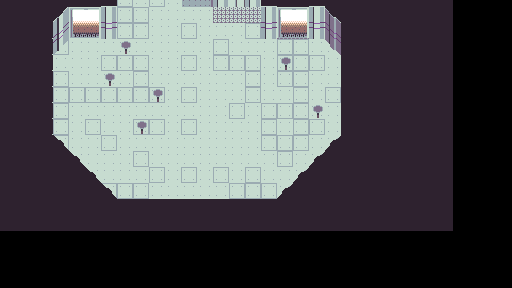

The image is a tile-based game level rendered from a .tmx file. Its description and complete source (layers, tilesets, objects, tile grids) follow:
An orthogonal 32x18 tile map with 16x16 px tiles, 3 tile layers (ground, Tile Layer 1, decorations).

<map version="1.10" tiledversion="1.11.2" orientation="orthogonal" renderorder="right-down" width="32" height="18" tilewidth="16" tileheight="16" infinite="0" nextlayerid="5" nextobjectid="1">
 <tileset firstgid="1" source="tileset_hub.tsx" />
 <layer id="3" name="ground" width="32" height="18" offsetx="-59.6857" offsety="-57.6961">
  <data encoding="csv">
0,0,0,0,0,0,0,0,0,0,0,0,0,0,37,0,0,0,0,0,0,0,0,0,0,0,0,0,0,0,0,0,
0,0,0,0,0,0,0,0,0,0,0,0,0,0,42,0,0,0,0,0,0,0,0,0,0,0,0,0,0,0,0,0,
0,0,0,0,0,0,0,0,0,0,0,23,23,23,47,23,0,23,23,23,23,22,22,22,0,0,22,0,0,0,0,0,
0,0,22,22,22,22,22,22,21,21,22,22,21,22,21,21,0,21,22,22,22,23,22,22,22,22,22,22,0,0,0,0,
0,0,22,22,22,22,22,22,21,21,22,22,22,21,21,21,0,21,22,22,22,23,22,21,21,21,22,22,22,0,0,0,
0,0,22,22,22,22,21,21,21,21,22,22,22,21,21,22,0,21,21,22,22,23,23,23,22,21,22,22,22,0,0,0,
0,0,22,22,22,21,21,22,21,21,21,21,21,21,21,21,0,22,21,21,21,22,22,21,21,21,22,22,22,22,0,0,
0,0,22,22,22,21,21,21,21,21,22,22,22,21,21,22,0,22,22,22,21,22,22,22,21,21,21,22,22,22,0,0,
0,22,22,22,22,22,22,22,21,21,21,21,22,21,21,21,0,21,21,22,21,22,22,21,21,22,21,22,22,22,0,0,
0,22,22,21,22,22,22,22,22,22,22,22,22,22,21,22,0,21,21,22,21,21,22,21,22,22,21,22,22,22,22,0,
0,22,22,21,22,22,22,22,21,21,21,21,21,21,21,21,0,21,22,21,22,22,22,21,21,22,22,22,22,22,22,0,
0,0,22,22,22,21,21,22,21,22,21,21,22,22,21,22,0,21,21,21,22,21,22,22,21,21,22,21,22,22,0,0,
0,0,22,22,22,22,22,22,21,21,22,21,21,21,21,21,0,21,21,21,22,22,22,21,21,22,22,21,22,22,0,0,
0,0,22,22,22,22,22,21,21,21,21,21,22,21,21,21,0,21,21,21,21,22,21,21,22,21,21,21,22,22,0,0,
0,0,22,22,22,22,22,21,21,21,21,21,21,22,21,22,0,22,21,22,21,21,21,22,22,22,22,22,22,22,0,0,
0,0,0,22,22,22,22,22,22,22,22,22,22,21,21,21,0,21,22,22,22,21,21,21,22,22,22,22,22,22,0,0,
0,0,0,0,0,22,22,22,22,22,22,22,22,22,27,22,0,22,22,22,22,22,22,22,22,22,22,22,22,22,0,0,
0,0,0,0,0,0,22,0,0,0,0,0,0,0,32,0,0,0,0,0,0,0,0,0,22,0,0,22,22,22,0,0
</data>
 </layer>
 <layer id="1" name="Tile Layer 1" width="32" height="18" offsetx="-59.6857" offsety="-57.6961">
  <data encoding="csv">
32,32,32,32,32,32,32,32,32,32,32,37,37,37,0,37,37,37,37,37,37,32,32,32,32,32,32,32,32,32,32,32,
32,32,32,32,32,32,32,32,32,32,38,42,24,25,0,42,42,42,42,42,42,36,0,32,32,32,32,32,32,32,32,32,
32,32,32,32,32,32,32,32,32,38,43,47,29,30,0,47,47,47,47,47,47,41,0,32,32,32,32,32,32,32,32,32,
32,32,32,32,32,32,32,32,38,43,48,0,0,0,0,0,21,0,0,0,0,46,0,36,32,32,32,32,32,32,32,32,
32,32,32,32,32,32,32,38,24,25,0,0,0,0,0,0,21,0,0,0,0,0,0,41,36,31,32,32,32,32,32,32,
32,32,32,32,32,32,33,43,29,30,0,0,0,0,0,0,21,0,0,0,0,0,0,46,41,32,32,32,32,32,32,32,
32,32,32,32,32,32,33,48,0,0,0,0,0,0,0,0,21,0,0,0,0,0,0,0,46,32,31,32,32,32,32,32,
32,32,32,32,32,32,33,0,0,0,0,0,0,0,0,0,21,0,0,0,0,0,0,0,0,32,31,32,32,32,32,32,
32,32,32,32,32,32,33,0,0,0,0,0,0,0,0,0,21,0,0,0,0,0,0,0,0,32,31,32,32,32,32,32,
32,32,32,32,32,32,33,0,0,0,0,0,0,0,0,0,21,0,0,0,0,0,0,0,0,32,31,32,32,32,32,32,
32,32,32,32,32,32,33,0,0,0,0,0,0,0,0,0,21,0,0,0,0,0,0,0,0,32,31,32,32,32,32,32,
32,32,32,32,32,32,33,0,0,0,0,0,0,0,0,0,21,0,0,0,0,0,0,0,0,32,31,32,32,32,32,32,
32,32,32,32,32,32,32,28,0,0,0,0,0,0,0,0,21,0,0,0,0,0,0,0,26,32,32,32,32,32,32,32,
32,32,32,32,32,32,32,32,28,0,0,0,0,0,0,0,21,0,0,0,0,0,0,26,32,32,32,32,32,32,32,32,
32,32,32,32,32,32,32,32,32,28,0,0,0,0,0,0,21,0,0,0,0,0,26,32,32,32,32,32,32,32,32,32,
32,32,32,32,32,32,32,32,32,32,28,0,0,0,0,0,21,0,0,0,0,26,32,32,32,32,32,32,32,32,32,32,
32,32,32,32,32,32,32,32,32,32,32,27,27,27,0,27,27,27,27,27,27,32,32,32,32,32,32,32,32,32,32,32,
32,32,32,32,32,32,32,32,32,32,32,32,32,32,0,32,32,32,32,32,32,32,32,32,32,32,32,32,32,32,32,32
</data>
 </layer>
 <layer id="4" name="decorations" width="32" height="18" offsetx="-59.6857" offsety="-57.6961">
  <data encoding="csv">
0,0,0,0,0,0,0,0,0,0,0,0,0,0,0,0,0,42,42,42,32,0,0,0,0,0,0,0,0,0,0,0,
0,0,0,0,0,0,0,0,0,0,33,0,0,0,0,0,0,42,42,42,31,32,32,0,0,0,0,0,0,0,0,0,
0,0,0,0,0,0,0,0,0,32,33,0,0,0,0,34,35,42,75,42,31,32,32,0,0,0,0,0,0,0,0,0,
0,0,0,0,0,0,0,0,32,32,37,0,0,0,0,39,40,47,80,47,37,32,32,37,0,0,0,0,0,0,0,0,
0,0,0,0,0,0,0,0,0,0,42,0,0,0,0,0,0,23,23,23,42,24,25,42,0,0,0,0,0,0,0,0,
0,0,0,0,0,0,0,0,0,0,47,0,0,0,0,0,0,0,0,0,47,29,30,47,0,0,0,0,0,0,0,0,
0,0,0,0,0,0,0,0,0,0,0,89,0,0,0,0,0,0,0,0,0,0,0,0,0,0,0,0,0,0,0,0,
0,0,0,0,0,0,0,0,0,0,0,0,0,0,0,0,0,0,0,0,0,89,0,0,0,0,0,0,0,0,0,0,
0,0,0,0,0,0,0,0,0,0,89,0,0,0,0,0,0,0,0,0,0,0,0,0,0,0,0,0,0,0,0,0,
0,0,0,0,0,0,0,0,0,0,0,0,0,89,0,0,0,0,0,0,0,0,0,0,0,0,0,0,0,0,0,0,
0,0,0,0,0,0,0,0,0,0,0,0,0,0,0,0,0,0,0,0,0,0,0,89,0,0,0,0,0,0,0,0,
0,0,0,0,0,0,0,0,0,0,0,0,89,0,0,0,0,0,0,0,0,0,0,0,0,0,0,0,0,0,0,0,
0,0,0,0,0,0,0,0,0,0,0,0,0,0,0,0,0,0,0,0,0,0,0,0,0,0,0,0,0,0,0,0,
0,0,0,0,0,0,0,0,0,0,0,0,0,0,0,0,0,0,0,0,0,0,0,0,0,0,0,0,0,0,0,0,
0,0,0,0,0,0,0,0,0,0,0,0,0,0,0,0,0,0,0,0,0,0,0,0,0,0,0,0,0,0,0,0,
0,0,0,0,0,0,0,0,0,0,0,0,0,0,0,0,0,0,0,0,0,0,0,0,0,0,0,0,0,0,0,0,
0,0,0,0,0,0,0,0,0,0,0,0,0,0,0,0,0,0,0,0,0,0,0,0,0,0,0,0,0,0,0,0,
0,0,0,0,0,0,0,0,0,0,0,0,0,0,0,0,0,0,0,0,0,0,0,0,0,0,0,0,0,0,0,0
</data>
 </layer>
</map>